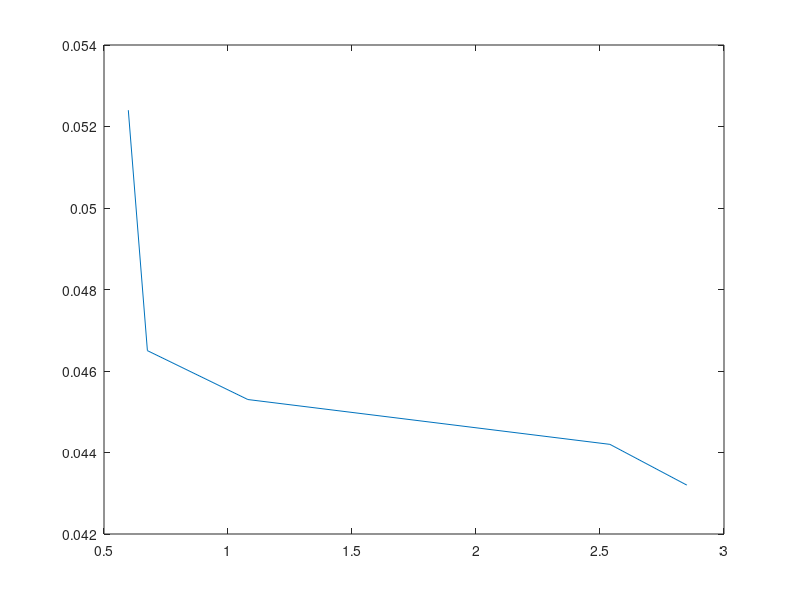

Here is the MATLAB script that generated this plot:
%num = number of images in reference set
% t = average time per image to analyse 10 images
% lt = load time for the all the images in the reference set
% st = average standard deviation of noise in the image (averaged over the
%       number in the set)

%Conclusion: for 20 - 50 images in the set the quality increases linearly
%            though the time to analyse increases exponentially! 
%            So the optimum is to take around 30 images into consideration.

num = [10:10:50];
t = [0.598 0.675 1.08 2.54 2.85];
lt = [1.65 3.07 5.3 8.02 10.7];
st = [0.0524 0.0465 0.0453 0.0442 0.0432];

figure(1)
plot(t,st)

